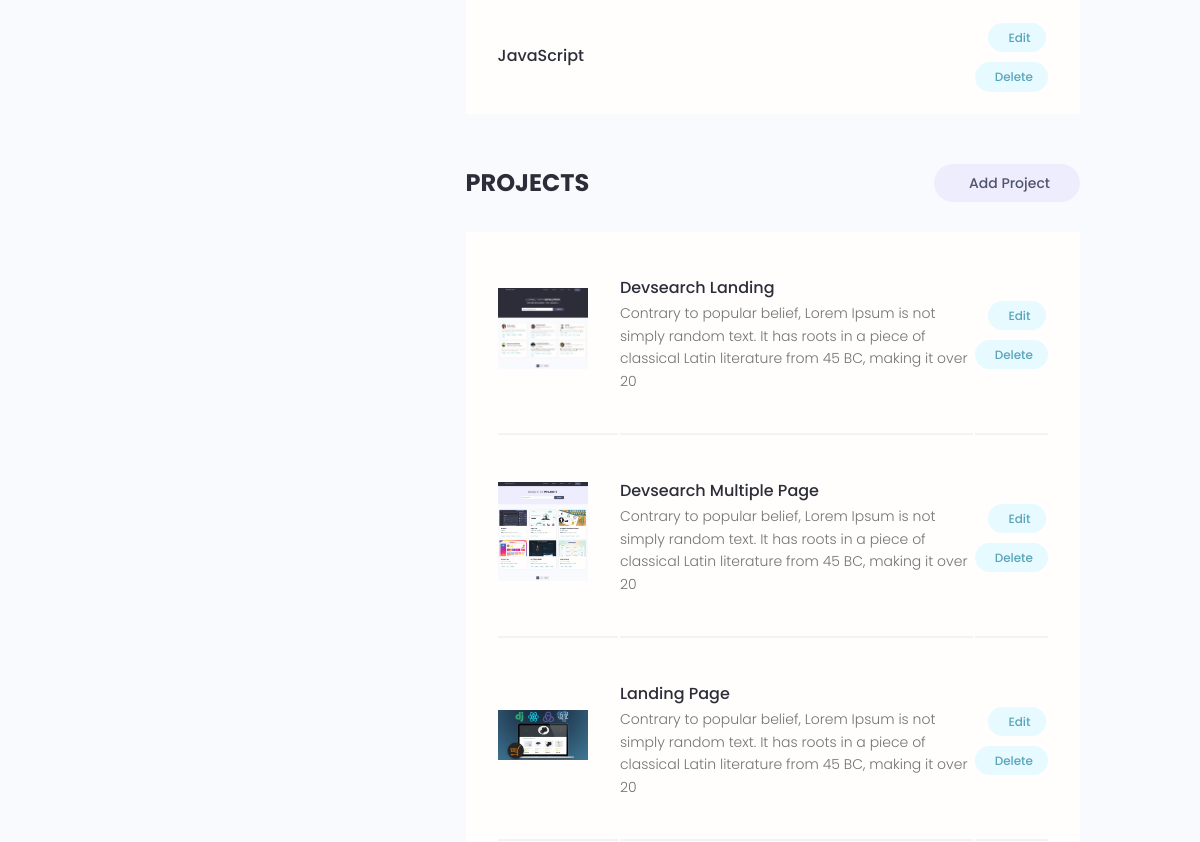
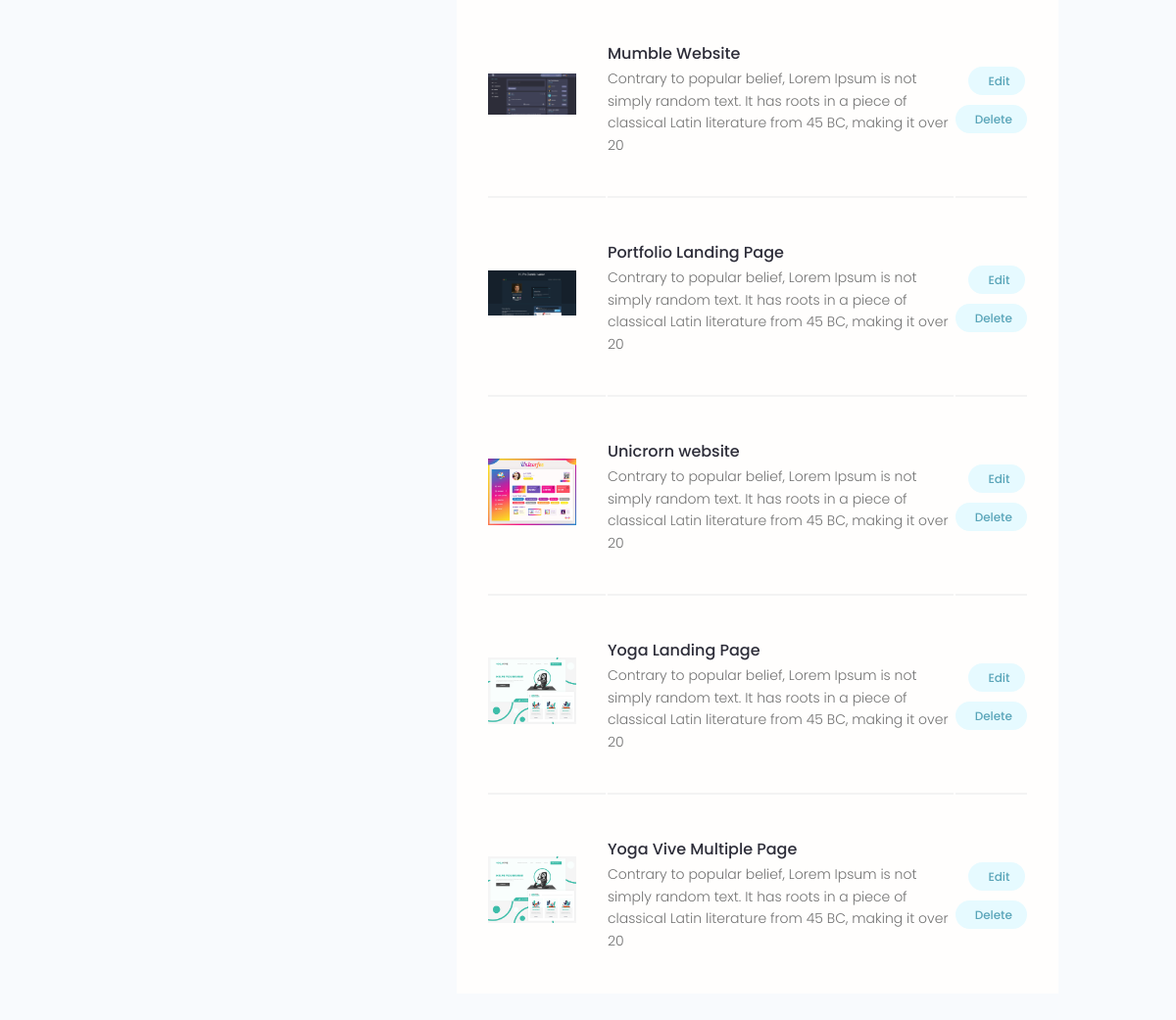
Before: /account/ (signed in, lower part) with the older database file (2 pictures, top to bottom).
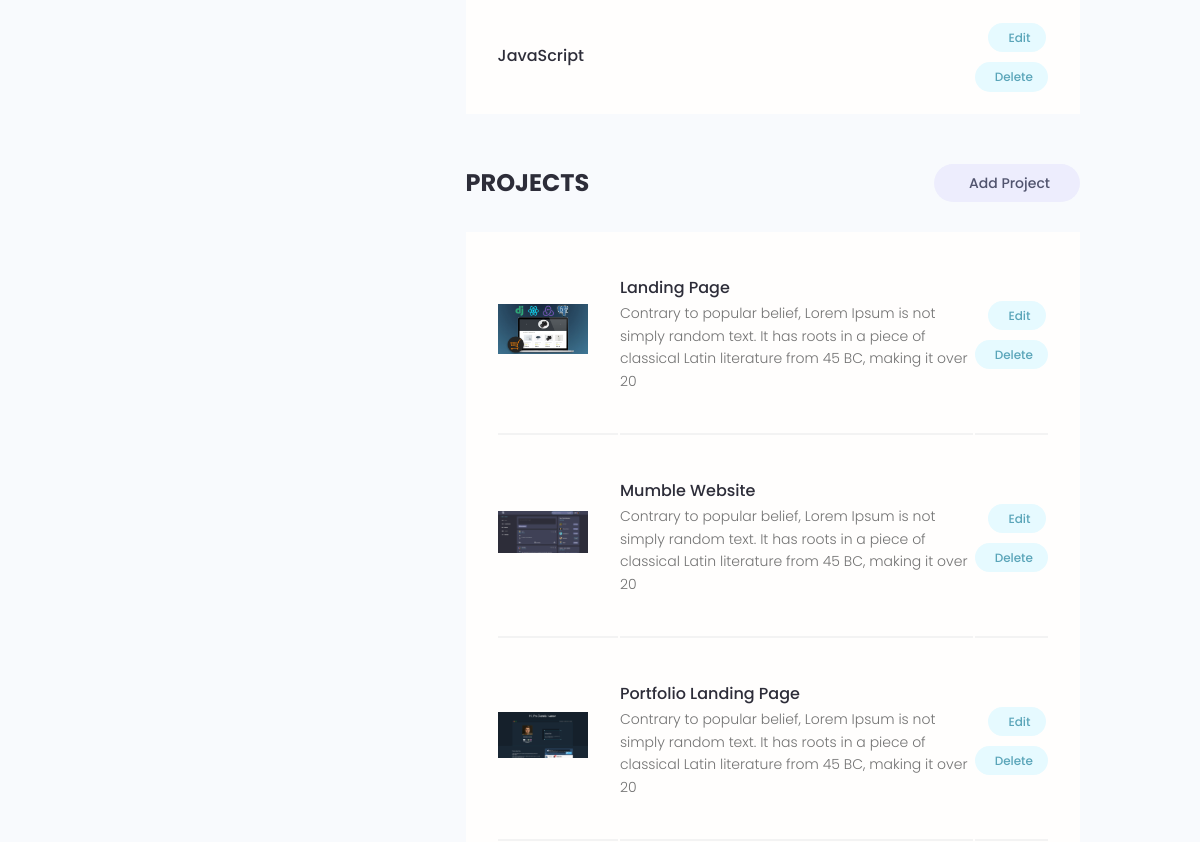
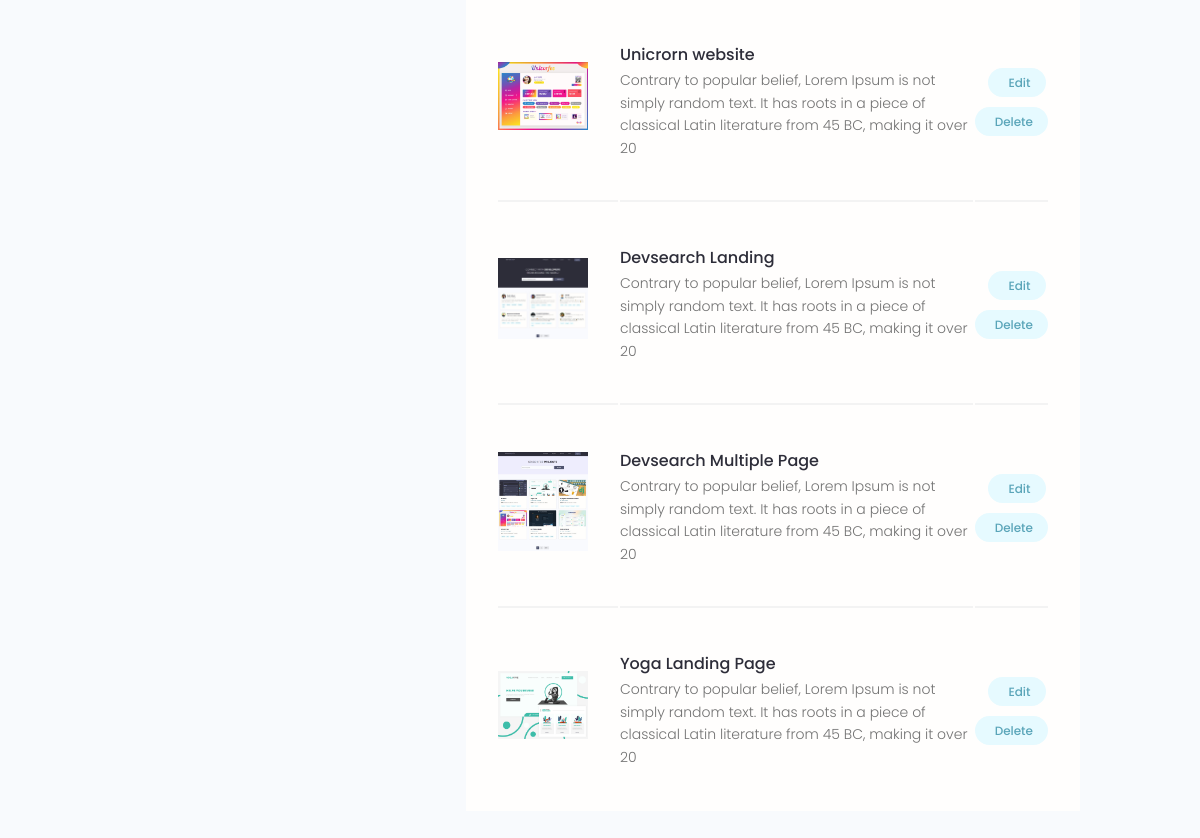
After: the same page with the newer database file (2 pictures, top to bottom).
### users/models.py (models this page shows, shortened)
class Skill(models.Model):
   owner = models.ForeignKey(Profile, on_delete=models.CASCADE, null=True, blank=True)
   name = models.CharField(max_length=200, null=True, blank=True)
   description = models.TextField(null=True, blank=True)
   created_at = models.DateTimeField(auto_now_add=True)
   id = models.UUIDField(default = uuid.uuid4, unique=True, primary_key=True, editable=False)

### projects/models.py (models this page shows, shortened)
class Projects(models.Model):
  owner          = models.ForeignKey(Profile, null=True, blank=True, on_delete=models.CASCADE)
  title          = models.CharField(max_length=200)
  description    = models.TextField(null=True, blank=True)
  featured_image = models.ImageField(null=True, blank=True, default="default.jpg")
  demo_link      = models.CharField(max_length=2000,null=True, blank=True)
  source_link    = models.CharField(max_length=2000,null=True, blank=True)
  tags           = models.ManyToManyField(Tag, blank=True)
  vote_total     = models.IntegerField(default=0,null=True, blank=True)
  vote_ratio     = models.IntegerField(default=0,null=True, blank=True)
  created_at     = models.DateTimeField(auto_now_add=True)
  id             = models.UUIDField(default = uuid.uuid4, unique=True, primary_key=True, editable=False)
  class Meta:
   ordering = ['-vote_ratio','-vote_total', 'title']
  @property
  def imageURL(self):
    try:
      url = self.featured_image.url
    except:
      url = ''
    return url

### users/views.py (the view)
# urls.py: path('account/', views.userAccount, name="account"),
@login_required(login_url="login")
def userAccount(request):
   profile = request.user.profile
   skills = profile.skill_set.all()
   projects = profile.projects_set.all()
   context = {'profile': profile, 'skills': skills, 'projects': projects}
   return render(request, 'users/account.html', context)

### users/models.py (called while the page is built)
   @property
   def imageURL(self):
      try:
         url = self.profile_image.url
      except:
         url = ''
      return url

### users/templates/users/account.html (shortened to what this page needs)
{% extends 'main.html'%}
{% block content %}
<main class="settingsPage profile my-md">
  <div class="container">
    <div class="layout">
      <div class="column column--1of3">
      </div>
      <div class="column column--2of3">
        <table class="settings__table">
          {% for skill in skills%}
          <tr>
            <td class="settings__tableInfo">
              <h4>{{skill.name}}</h4>
            </td>
            <td class="settings__tableActions">
              <a class="tag tag--pill tag--main settings__btn" href="{% url 'update-skill' skill.id %}"
                target="_blank"> Edit</a>
              <a class="tag tag--pill tag--main settings__btn" href="{% url 'delete-skill' skill.id %}?next=/account">
                Delete</a>
            </td>
          </tr>
          {% endfor %}
        </table>
        <div class="settings">
          <h3 class="settings__title">Projects</h3>
          <a class="tag tag--pill tag--sub settings__btn tag--lg" href="{% url 'create-project'%}"> Add Project</a>
        </div>
        <table class="settings__table">
          {% for project in projects %}
          <tr>
            <td class="settings__thumbnail">
              <a href="{% url 'project' project.id %}">
                <img src="{{project.imageURL}}" alt="Project Thumbnail" />
              </a>
            </td>
            <td class="settings__tableInfo">
              <a href="{% url 'project' project.id %}">{{project.title}}</a>
              <p>
                {{project.description|slice:"150"}}
              </p>
            </td>
            <td class="settings__tableActions">
              <a class="tag tag--pill tag--main settings__btn" href="{% url 'update-project' project.id %}"
                target="_blank"> Edit</a>
              <a class="tag tag--pill tag--main settings__btn"
                href="{% url 'delete-project' project.id %}?next=/account">
                Delete</a>
            </td>
          </tr>
          {% endfor %}
        </table>
      </div>
    </div>
  </div>
</main>
{% endblock content %}

Changed rows visible on the page:
removed Projects: imageURL (picture), title "Yoga Vive Multiple Page", description "Contrary to popular belief, Lorem Ipsum is not simply random text. It has roots in a piece of classical Latin literature from 45 BC, making it over 20"
shown differently, row unchanged: Projects "Devsearch Landing": moves down the list
shown differently, row unchanged: Projects "Devsearch Multiple Page": moves down the list
